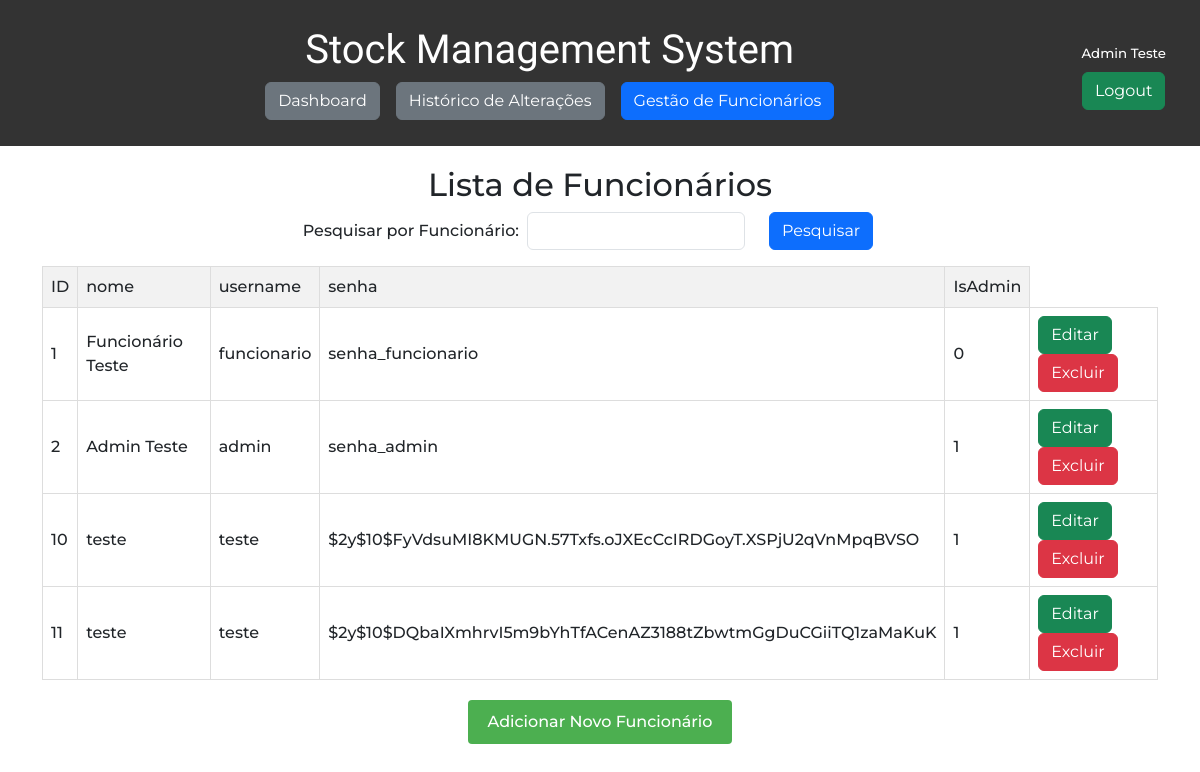
Before: /gestao_funcionarios.php?usuarios=teste (signed in) with the older database file.
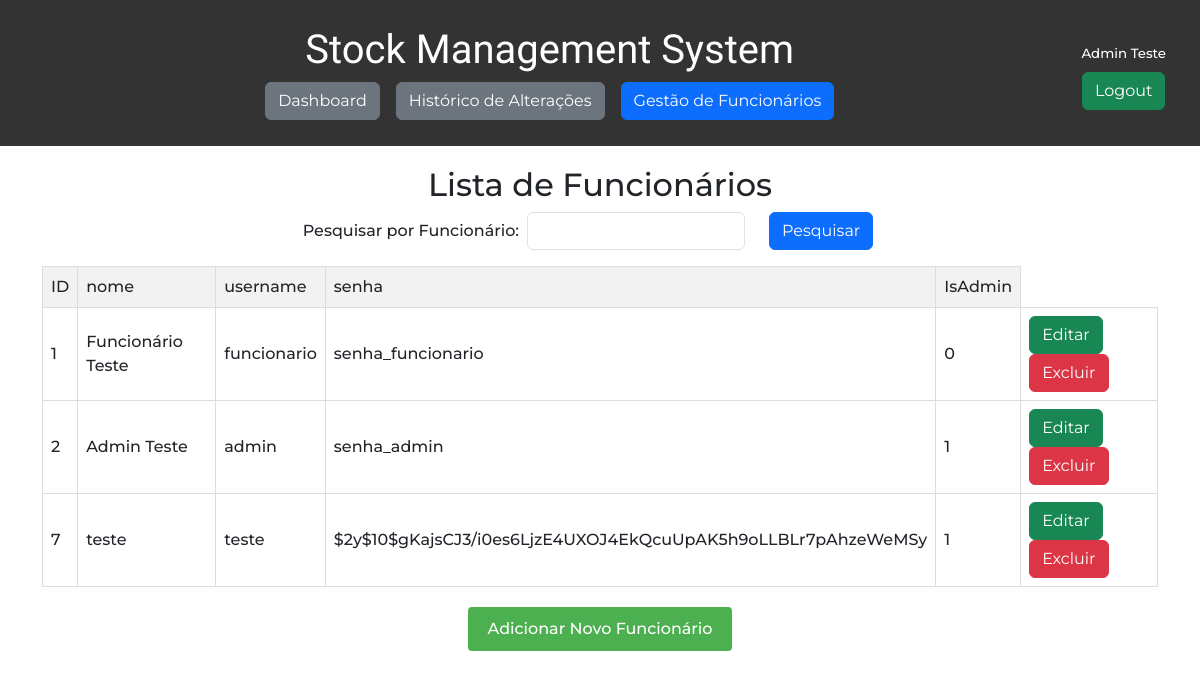
After: the same page with the newer database file.
### tables this page shows
CREATE TABLE `usuarios` (
  `ID` int(11) NOT NULL,
  `nome` varchar(50) NOT NULL,
  `username` varchar(50) NOT NULL,
  `senha` varchar(255) NOT NULL,
  `IsAdmin` tinyint(1) NOT NULL DEFAULT 0
);

### gestao_funcionarios.php (the view, shortened to what this page needs)
<?php
$fullUrl = $_SERVER['REQUEST_URI'];
$specificWord = 'gestao_funcionarios';
$urlVerify = false;
if (strpos($fullUrl, $specificWord) !== false) {
    $urlVerify = true;
}
?>
<!DOCTYPE html>
<html lang="en">
<head>
</head>
<body>
<header>
    <nav class="navbar">
        <div class="navbar-center">
            <h1>Stock Management System</h1>
            <div class="navbar-container">
                <a href="dashboard.php" class="btn btn-secondary navbar-link">Dashboard</a>
                <a href="historico.php" class="btn btn-secondary navbar-link">Histórico de Alterações</a>
                <?php if($urlVerify) { ?>
                    <a href="gestao_funcionarios.php" class="btn btn-primary navbar-link">Gestão de Funcionários</a>
                <?php } else { ?>
                    <a href="gestao_funcionarios.php" class="btn btn-secondary navbar-link">Gestão de Funcionários</a>
                <?php } ?>
            </div>
        </div>
        <div class="navbar-login">
            <?php if($_SESSION['logado'] !== true) { ?>
                <a href="login.php" class="btn btn-success">Login</a>
            <?php } else { ?>
                <p style="font-size: 10pt"><?=$_SESSION['username']?></p>
                <a href="logout.php" class="btn btn-success">Logout</a>
            <?php } ?>
        </div>
    </nav>
</header>
<div class="container">
    <div class="content-container">
        <h2>Lista de Funcionários</h2>
        <form method="GET" action="" class="row mb-3" style="width: 100%; justify-content:center;">
            <div class="" style="width: max-content; display: flex; flex-direction: row;">
                <label for="usuarios" style="display:flex; align-items: center; margin-right: .5rem;">Pesquisar por Funcionário:</label>
                <input type="text" name="usuarios" id="usuarios" class="form-control" style="width: fit-content !important;">
            </div>
            <div style="width: max-content;">
                <input type="submit" value="Pesquisar" class="btn btn-primary">
            </div>
        </form>
        <form method="POST" action="">
        <?php
        $conexao = new mysqli("localhost","root","","gestaostock");
        $whereClause = "";
        if (isset($_GET['usuarios']) && !empty($_GET['usuarios'])) {
            $usuarios = $conexao->real_escape_string($_GET['usuarios']);
            $whereClause = " WHERE nome LIKE '%$usuarios%'";
        }
        $query = "SELECT * FROM usuarios" . $whereClause;
        $resultado = $conexao->query($query);
        if ($resultado->num_rows > 0) {
            echo "<table>
                    <tr>
                        <th>ID</th>
                        <th>nome</th>
                        <th>username</th>
                        <th>senha</th>
                        <th>IsAdmin</th>
                    </tr>";
            while ($linha = $resultado->fetch_assoc()) {
                echo "<tr>
                        <td>{$linha['ID']}</td>
                        <td>{$linha['nome']}</td>
                        <td>{$linha['username']}</td>
                        <td>{$linha['senha']}</td>
                        <td>{$linha['IsAdmin']}</td>
                        <td>
                            <a href='edit_funcionario.php?id={$linha['ID']}' class='btn btn-success'>Editar</a>
                            <a href='remove_funcionario.php?id={$linha['ID']}' class='btn btn-danger'>Excluir</a>
                        </td>
                    </tr>";
            }
            echo "</table>";
        } else {
            echo "Nenhum Funcionário encontrado.";
        }
        ?>
</form>
        <a href="add_funcionario.php" class="button">Adicionar Novo Funcionário</a>
    </div>
</div>
</body>
</html>

Changed rows visible on the page:
removed usuarios: ID "10", nome "teste", username "teste", senha "$2y$10$FyVdsuMI8KMUGN.57Txfs.oJXEcCcIRDGoyT.XSPjU2qVnMpqBVSO", IsAdmin "1"
removed usuarios: ID "11", nome "teste", username "teste", senha "$2y$10$DQbaIXmhrvI5m9bYhTfACenAZ3188tZbwtmGgDuCGiiTQ1zaMaKuK", IsAdmin "1"
now on this page (row edited): usuarios: ID "7", nome "teste", username "teste", senha "$2y$10$gKajsCJ3/i0es6LjzE4UXOJ4EkQcuUpAK5h9oLLBLr7pAhzeWeMSy", IsAdmin "1"
